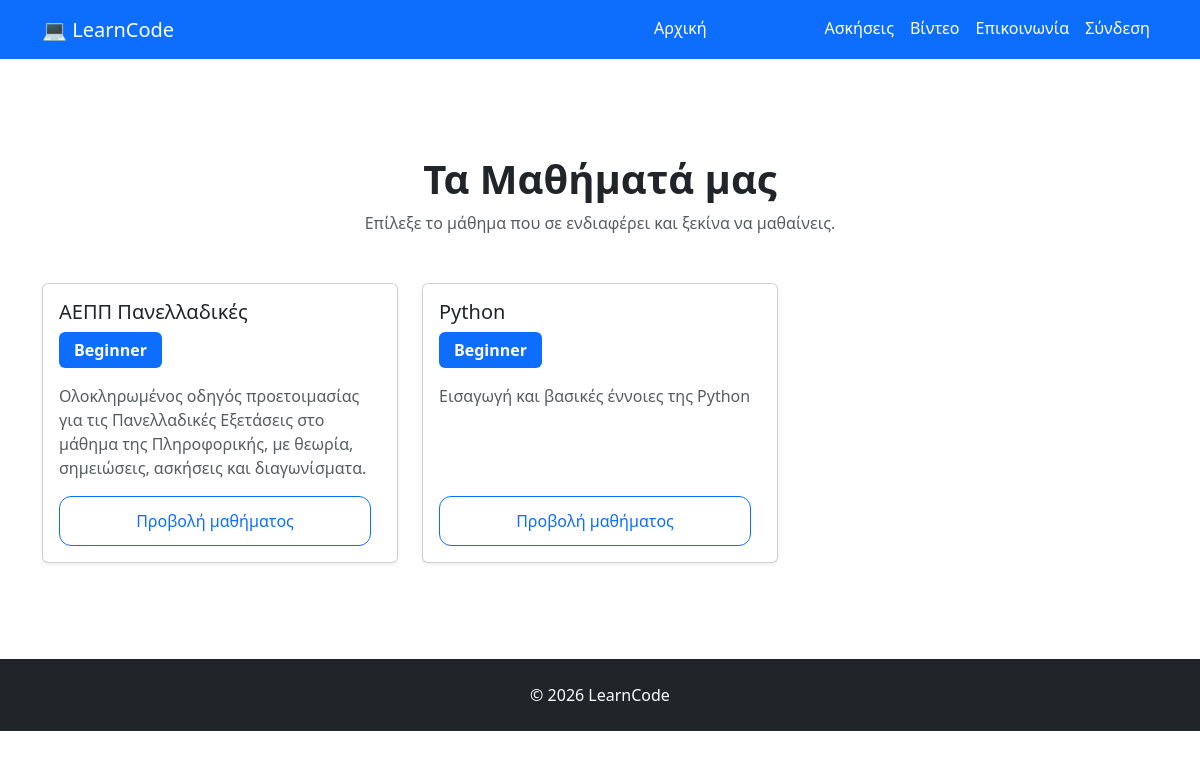
Page /courses/ on the committed database.
### courses/models.py (models this page shows, shortened)
class Course(models.Model):
    LEVEL_CHOICES = [
        ("beginner", "Beginner"),
        ("intermediate", "Intermediate"),
        ("advanced", "Advanced"),
    ]
    title = models.CharField(max_length=200)
    slug = models.SlugField(unique=True, blank=True)
    description = models.TextField()
    level = models.CharField(
        max_length=20,
        choices=LEVEL_CHOICES,
        default="beginner",
    )
    order = models.PositiveIntegerField(default=1)
    published = models.BooleanField(default=False)
    created_at = models.DateTimeField(auto_now_add=True)
    class Meta:
        ordering = ["order"]

### courses/views.py (the view)
# urls.py: path("",views.course_list,name="course_list",),
def course_list(request):
    courses = Course.objects.filter(published=True)
    context = {
        "courses": courses,
    }
    return render(
        request,
        "courses/course_list.html",
        context,
    )

### courses/templates/courses/course_list.html (shortened to what this page needs)
{% extends "base.html" %}
{% block content %}
<section class="py-5">
    <div class="text-center mb-5">
        <h1 class="fw-bold">Τα Μαθήματά μας</h1>
        <p class="text-muted">
            Επίλεξε το μάθημα που σε ενδιαφέρει και ξεκίνα να μαθαίνεις.
        </p>
    </div>
    {% if courses %}
        <div class="row g-4">
            {% for course in courses %}
                <div class="col-md-6 col-lg-4">
                    <div class="card h-100 shadow-sm">
                        <div class="card-body d-flex flex-column">
                            <h3 class="card-title h5">
                                {{ course.title }}
                            </h3>
                            <span class="badge bg-primary align-self-start mb-3">
                                {{ course.get_level_display }}
                            </span>
                            <p class="card-text text-muted">
                                {{ course.description|truncatewords:20 }}
                            </p>
                            <a
                                href="{% url 'course_detail' course.slug %}"
                                class="btn btn-outline-primary mt-auto"
                            >
                                Προβολή μαθήματος
                            </a>
                        </div>
                    </div>
                </div>
            {% endfor %}
        </div>
    {% else %}
        <div class="alert alert-info text-center">
            Δεν υπάρχουν ακόμη διαθέσιμα μαθήματα.
        </div>
    {% endif %}
</section>
{% endblock %}

### static/css/style.css (style rules this page uses)
.btn { border-radius:12px; padding:12px 25px; margin-right:10px; }
.badge { font-size:1rem; padding:10px 15px; }

### rows in the picture
Course: title "ΑΕΠΠ Πανελλαδικές", level "Beginner", description "Ολοκληρωμένος οδηγός προετοιμασίας για τις Πανελλαδικές Εξετάσεις στο μάθημα της Πληροφορικής, με θεωρία, σημειώσεις, ασκήσεις και διαγωνίσματα."
Course: title "Python", level "Beginner", description "Εισαγωγή και βασικές έννοιες της Python"
